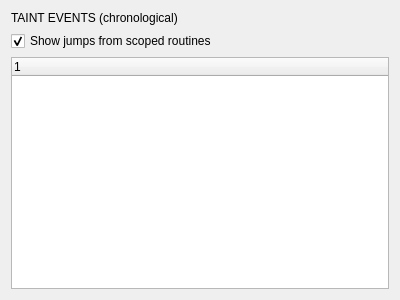
<?xml version="1.0" encoding="UTF-8"?>
<ui version="4.0">
 <class>TaintEventsWidget</class>
 <widget class="QWidget" name="TaintEventsWidget">
  <property name="geometry">
   <rect>
    <x>0</x>
    <y>0</y>
    <width>400</width>
    <height>300</height>
   </rect>
  </property>
  <property name="windowTitle">
   <string>Form</string>
  </property>
  <layout class="QVBoxLayout" name="verticalLayout_2">
   <item>
    <widget class="QLabel" name="label">
     <property name="text">
      <string>TAINT EVENTS (chronological)</string>
     </property>
    </widget>
   </item>
   <item>
    <widget class="QCheckBox" name="checkBox">
     <property name="text">
      <string>Show jumps from scoped routines</string>
     </property>
     <property name="checked">
      <bool>true</bool>
     </property>
    </widget>
   </item>
   <item>
    <widget class="QTreeWidget" name="treeWidget">
     <column>
      <property name="text">
       <string notr="true">1</string>
      </property>
     </column>
    </widget>
   </item>
  </layout>
 </widget>
 <resources/>
 <connections/>
</ui>
